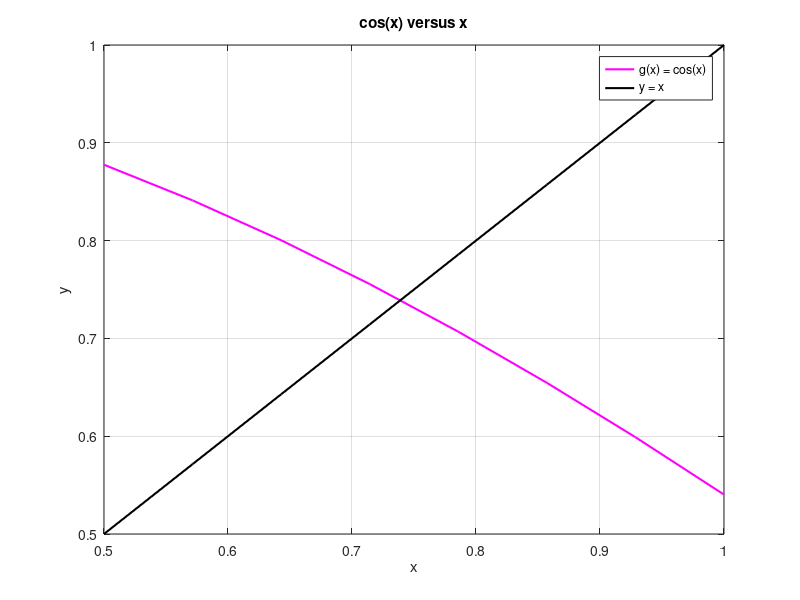

MATLAB code for this plot: (Note: this script raises an error after producing the figure.)
% ==========================================
% ESERCIZIO: Punto fisso di g(x) = cos(x), cioè soluzione di x = cos(x)
% ==========================================

clear; clc;  % Pulisco workspace e command window

% --- Parametri di input ---
g   = @(x) cos(x);                         % Funzione di iterazione
dg  = @(x) -sin(x);                        % Derivata prima di g (per la stima di C, slide 35)
bis = @(x) x;                              % Bisettrice y = x
xmin = 0.5; xmax = 1;                      % Intervallo per il grafico (slide 36)
x0 = 0.5;                                  % Punto iniziale (slide 37)
tol = 1e-12;                               % Tolleranza sullo scarto (slide 37)
itmax = 100;                               % Numero massimo di iterazioni (slide 37)
nomefile = 'risultati_script_pfisso.txt';  % File in cui salvo i risultati (slide 38)

% --- Punto a: grafico di g e della bisettrice (slide 36) ---
figure(1);
% 1. Disegno la funzione di iterazione g(x) = cos(x)
fplot(g, [xmin xmax], 'm-', 'LineWidth', 1.5);
hold on;  % Mantengo la figura per aggiungere la bisettrice

% 2. Disegno la bisettrice y = x: il punto fisso è l'intersezione
fplot(bis, [xmin xmax], 'k-', 'LineWidth', 1.5);
hold off;

% 3. Aggiungo titolo, etichette, legenda e griglia
title('cos(x) versus x');
xlabel('x');
ylabel('y');
legend('g(x) = cos(x)', 'y = x');
grid on;

% --- Punto b: metodo di punto fisso (slide 37) ---
[xvec, iter, scarti] = pfisso(g, x0, tol, itmax);

% Stima della costante asintotica C nei due modi (slide 35)
asint1 = abs(scarti(2:iter) ./ scarti(1:iter-1));   % Rapporto tra scarti consecutivi
asint2 = abs(dg(xvec));                              % |g'(x_k)|, che tende a |g'(alpha)|

% Iterazioni stimate con C (extra): |s_k| ≈ |s_1| * C^(k-1) < tol
nstima = ceil(log(tol / abs(scarti(1))) / log(asint2(end))) + 1;

% --- Punto c: stampa ordinata a video e su file (slide 38) ---
fid = fopen(nomefile, 'wt');   % Apro il file in scrittura (modalità testo)
if fid == -1
    disp('Errore: impossibile aprire il file dei risultati');
    return;
end

for dest = [1, fid]   % 1 = Command Window, fid = file: scrivo lo stesso testo in entrambi
    % 1. Intestazione
    fprintf(dest, '=== Punto fisso: x = cos(x), x0 = %g, tol = %g ===\n\n', x0, tol);

    % 2. Tabella (al passo 1 c'è solo x0, quindi nessuno scarto)
    fprintf(dest, '%5s %22s %14s \n', 'k', 'x_k', 'scarto s_k');
    fprintf(dest, '%5d %22.15f %14s \n', 1, xvec(1), '-');
    for k = 2:iter+1
        fprintf(dest, '%5d %22.15f %14.2e \n', k, xvec(k), scarti(k-1));
    end

    % 3. Riepilogo (confronto con i valori della slide 37)
    fprintf(dest, '\n%-40s %20.15f \n', 'Soluzione approssimata xvec(end):', xvec(end));
    fprintf(dest, '%-40s %20d \n', 'Iterazioni eseguite:', iter);
    fprintf(dest, '%-40s %20d \n', 'Iterazioni stimate con C:', nstima);
    fprintf(dest, '%-40s %20.4e \n', 'Ultimo scarto abs(scarti(end)):', abs(scarti(end)));
    fprintf(dest, '%-40s %20.4f \n', 'C da rapporto scarti asint1(end):', asint1(end));
    fprintf(dest, '%-40s %20.4f \n', 'C da abs(g''(x)) asint2(end):', asint2(end));
    fprintf(dest, '\n');
end

fclose(fid);   % Chiudo il file
fprintf('Risultati salvati nel file %s\n', nomefile);

% --- Punto d: profilo di convergenza ---
figure(2);
% 1. Disegno il valore assoluto degli scarti in scala semilogaritmica
semilogy(1:iter, abs(scarti), 'm-*', 'LineWidth', 1.5);

% 2. Aggiungo titolo, etichette, legenda e griglia
title('Profilo di convergenza del punto fisso (g(x) = cos(x))');
xlabel('N. iterazioni');
ylabel('|scarto|');
legend('Punto fisso');
grid on;


% --- Salvataggio dei grafici per il README ---
cartella = fullfile(fileparts(mfilename('fullpath')), 'img');                              % Cartella img accanto allo script
if ~exist(cartella, 'dir'), mkdir(cartella); end                                            % La creo se non esiste
exportgraphics(figure(2), fullfile(cartella, 'script_pfisso.png'), 'Resolution', 150);      % Salvo il profilo di convergenza
